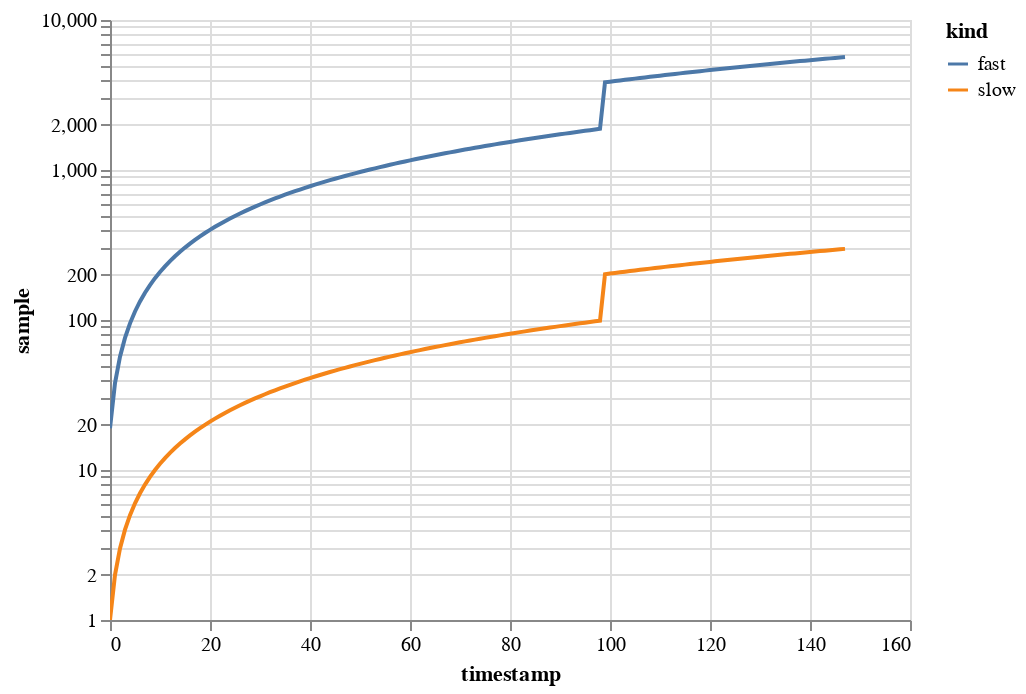

Source (notebook cell):
### Markdown cell above
On a log scale, on the other hand, the slope between two points always corresponds to the rate of change between those points.  Put another way, doubling a quantity means moving a point by the same amount of vertical space no matter how large or small it is.  Since the slopes of these lines are the same, it is obvious that both are growing proportionally -- the vertical distance between both lines is constant.

### Code cell
alt.Chart(data).mark_line().encode(alt.X("timestamp"), 
                                   alt.Y("sample", scale=alt.Scale(type="log")), 
                                   color="kind").interactive()

### Figure 1 — Vega-Lite specification as saved in the notebook (floating-point values rounded to 4 significant figures; data arrays with more than 128 entries replaced by an {"elided": "..."} marker saying what was removed)
{"config": {"view": {"continuousWidth": 400, "continuousHeight": 300}}, "data": {"name": "data-c0e4e799892ac3de9bf2f639082c7c11"}, "mark": "line", "encoding": {"color": {"type": "nominal", "field": "kind"}, "x": {"type": "quantitative", "field": "timestamp"}, "y": {"type": "quantitative", "field": "sample", "scale": {"type": "log"}}}, "selection": {"selector001": {"type": "interval", "bind": "scales", "encodings": ["x", "y"]}}, "$schema": "https://vega.github.io/schema/vega-lite/v4.0.0.json", "datasets": {"data-c0e4e799892ac3de9bf2f639082c7c11": {"elided": "296 records"}}}
